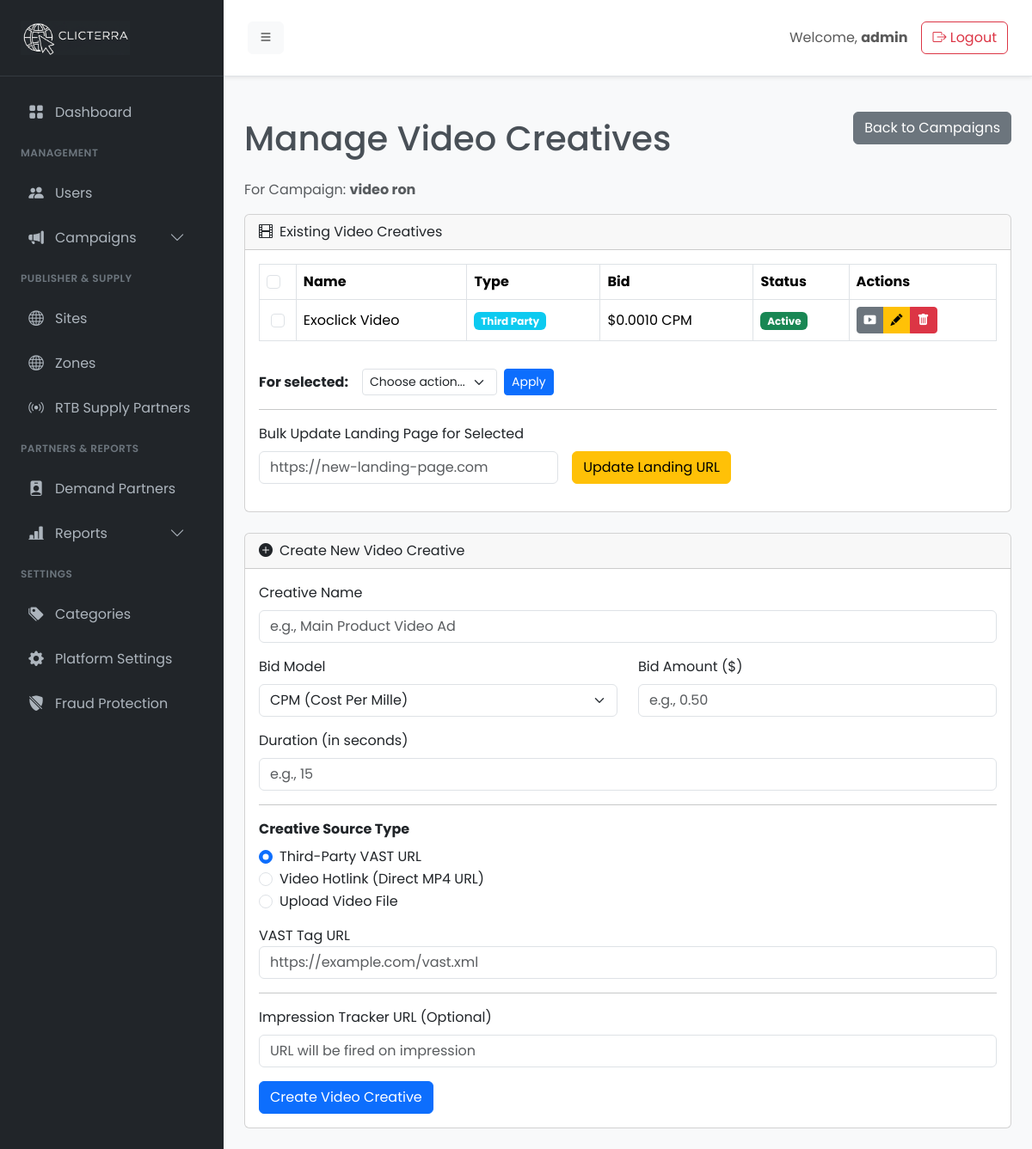
/admin/video-creatives.php?campaign_id=10 (signed in), run on an earlier commit of the app's database.
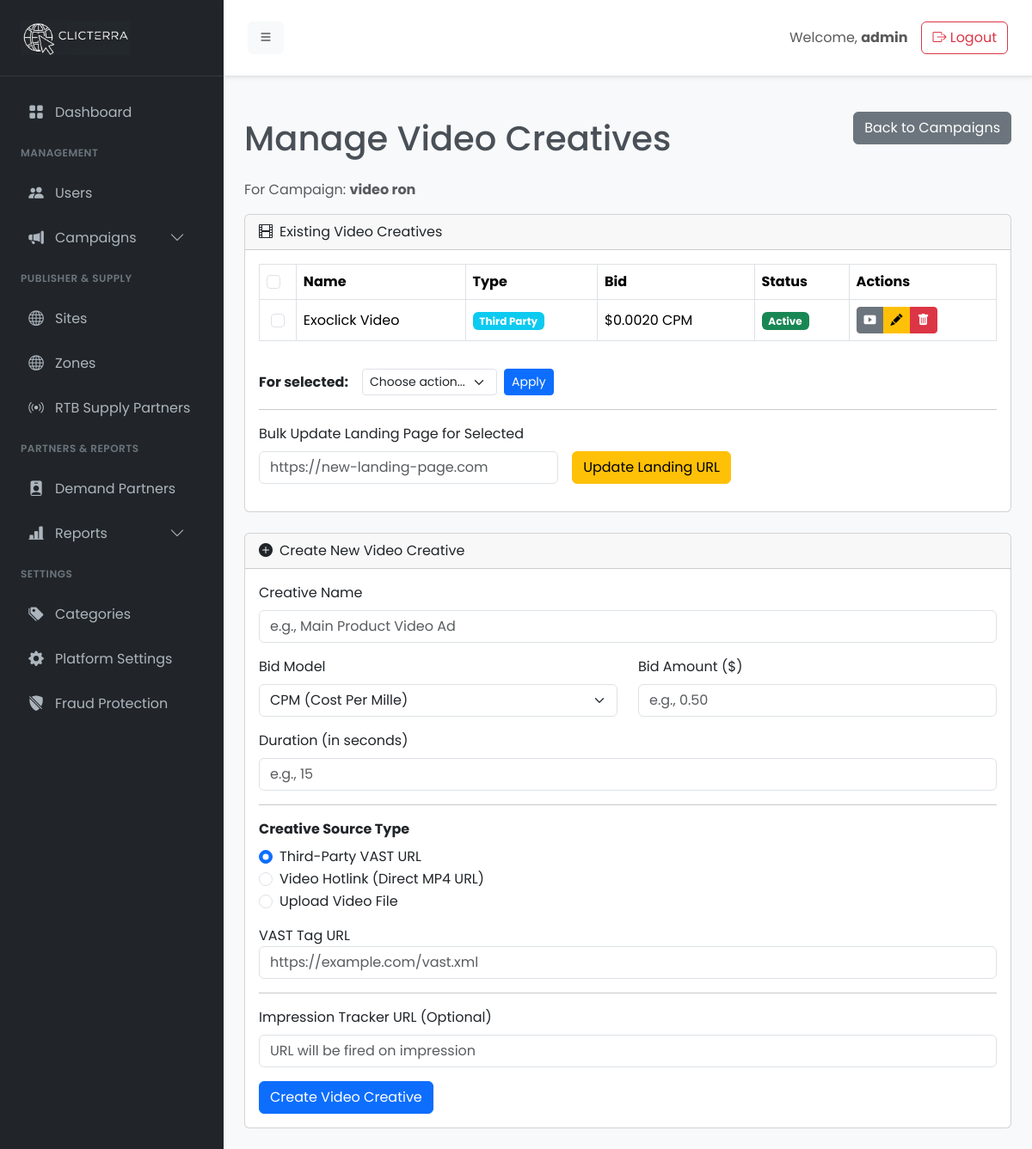
And on a later commit of the database.
### tables this page shows
CREATE TABLE `video_creatives` (
  `id` int(11) NOT NULL,
  `campaign_id` int(11) NOT NULL,
  `name` varchar(255) NOT NULL,
  `bid_model` enum('cpm','cpc') NOT NULL DEFAULT 'cpm',
  `bid_amount` decimal(10,4) NOT NULL DEFAULT 0.0000,
  `status` enum('active','paused') NOT NULL DEFAULT 'active',
  `vast_type` enum('upload','hotlink','third_party') DEFAULT 'upload',
  `video_url` varchar(2048) DEFAULT NULL,
  `landing_url` varchar(2048) DEFAULT NULL,
  `duration` int(11) NOT NULL COMMENT 'In seconds',
  `impression_tracker` text DEFAULT NULL,
  `created_at` timestamp NOT NULL DEFAULT current_timestamp()
);

### admin/video-creatives.php (the view, shortened to what the changed rows need)
<?php
require_once __DIR__ . '/init.php';
$campaign_id = filter_input(INPUT_GET, 'campaign_id', FILTER_VALIDATE_INT);
$stmt_videos = $conn->prepare("SELECT * FROM video_creatives WHERE campaign_id = ? ORDER BY created_at DESC");
$stmt_videos->bind_param("i", $campaign_id);
$stmt_videos->execute();
$videos = $stmt_videos->get_result()->fetch_all(MYSQLI_ASSOC);
require_once __DIR__ . '/templates/header.php';
?>
<div class="d-flex justify-content-between align-items-center mb-4">
    <h1 class="mt-4 mb-0">Manage Video Creatives</h1>
</div>
<div class="card mb-4">
    <div class="card-body">
        <form action="video-creatives-action.php" method="POST" id="bulk-action-form">
            <div class="table-responsive">
                <table class="table table-bordered align-middle">
                    <thead><tr>
                        <th style="width: 5%;"><input class="form-check-input" type="checkbox" id="select-all-checkbox"></th>
                        <th>Name</th>
                        <th>Type</th>
                        <th>Bid</th>
                        <th>Status</th>
                        <th style="width: 20%;">Actions</th>
                    </tr></thead>
                    <tbody>
                        <?php if (!empty($videos)): foreach ($videos as $video): ?>
                            <tr>
                                <td class="text-center"><input class="form-check-input video-creative-checkbox" type="checkbox" name="creative_ids[]" value="<?php echo $video['id']; ?>"></td>
                                <td><?php echo htmlspecialchars($video['name']); ?></td>
                                <td><span class="badge bg-info"><?php echo ucwords(str_replace('_', ' ', $video['vast_type'])); ?></span></td>
                                <td>$<?php echo number_format($video['bid_amount'], 4); ?> <?php echo strtoupper($video['bid_model']); ?></td>
                                <td><span class="badge bg-<?php echo ($video['status'] == 'active' ? 'success' : 'warning text-dark'); ?>"><?php echo ucfirst($video['status']); ?></span></td>
                                <td>
                                    <div class="btn-group">
                                        <button type="button" class="btn btn-sm btn-secondary preview-btn" data-bs-toggle="modal" data-bs-target="#previewModal"
                                                data-name="<?php echo htmlspecialchars($video['name']); ?>"
                                                data-type="<?php echo $video['vast_type']; ?>"
                                                data-url="<?php echo htmlspecialchars($video['video_url']); ?>" title="Preview">
                                            <i class="bi bi-play-btn-fill"></i>
                                        </button>
                                        <a href="video-creatives-edit.php?id=<?php echo $video['id']; ?>" class="btn btn-sm btn-warning" title="Edit"><i class="bi bi-pencil-fill"></i></a>
                                        <button type="button" class="btn btn-sm btn-danger delete-btn" data-bs-toggle="modal" data-bs-target="#deleteModal"
                                                data-id="<?php echo $video['id']; ?>"
                                                data-name="<?php echo htmlspecialchars($video['name']); ?>" title="Delete">
                                            <i class="bi bi-trash-fill"></i>
                                        </button>
                                    </div>
                                </td>
                            </tr>
                        <?php endforeach; else: ?>
                            <tr><td colspan="6" class="text-center">No video creatives found for this campaign yet.</td></tr>
                        <?php endif; ?>
                    </tbody>
                </table>
            </div>
        </form>
    </div>
</div>
<?php require_once __DIR__ . '/templates/footer.php'; ?>

What changed in the data, as far as the page shows it:
changed video_creatives "Exoclick Video": bid_amount "0.0010" → "0.0020"
